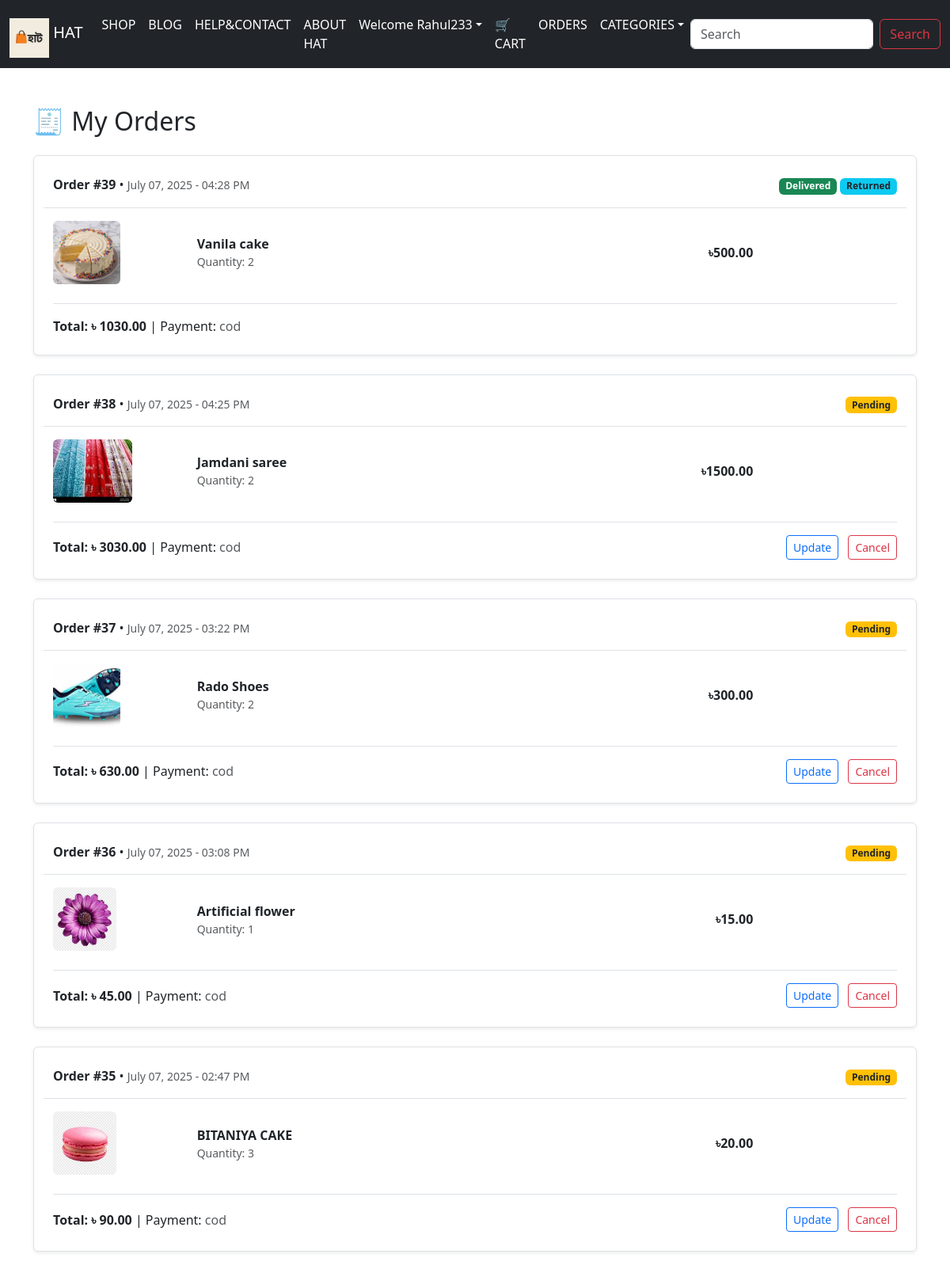
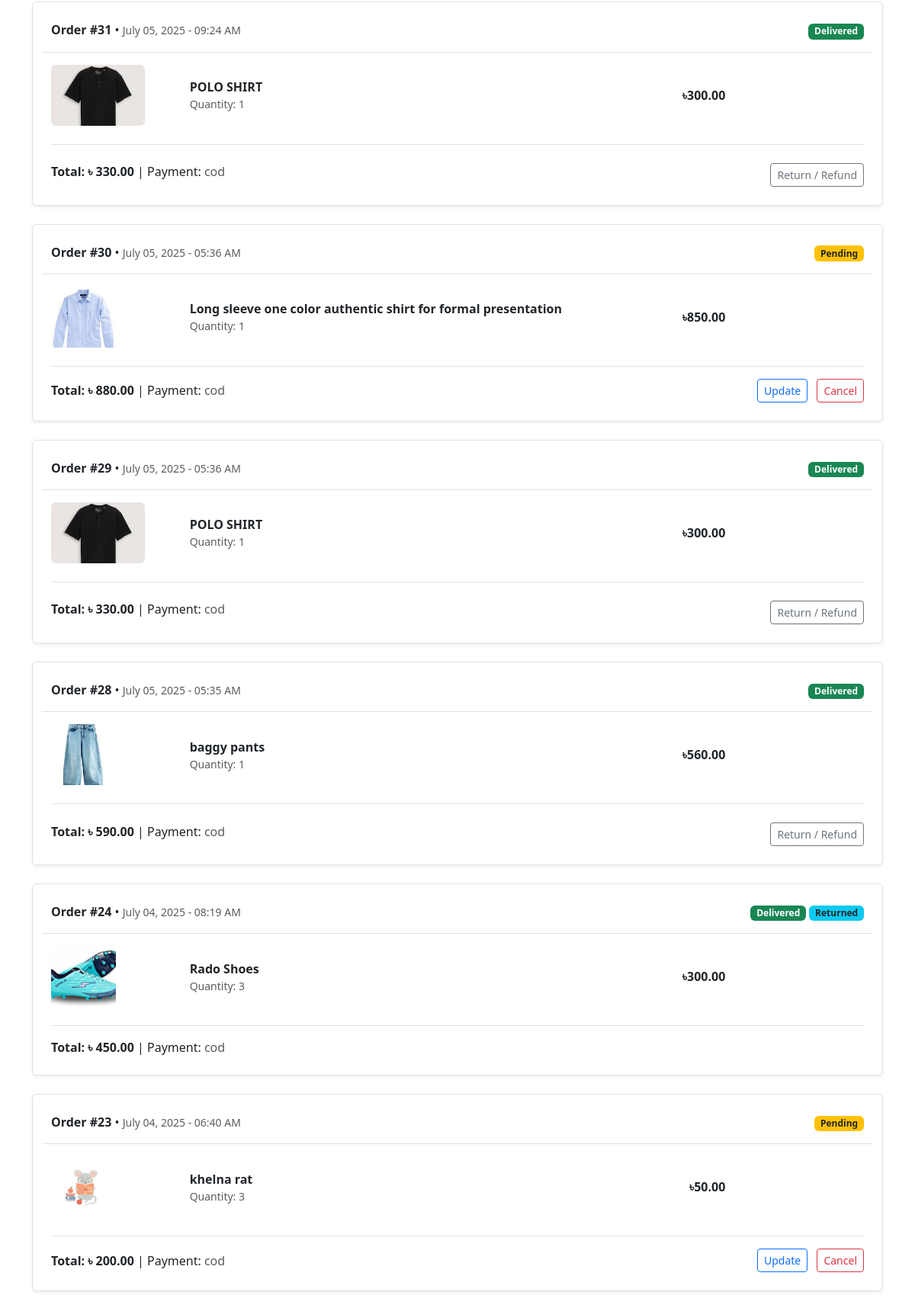
The app's page /my-orders/ (signed in, upper part) with its own data (2 pictures, top to bottom).
### app/models.py (models this page shows, shortened)
class Order(models.Model):
    user = models.ForeignKey(User, on_delete=models.CASCADE)
    shipping_address = models.ForeignKey(ShippingAddress, on_delete=models.SET_NULL, null=True, blank=True)
    created_at = models.DateTimeField(auto_now_add=True)
    address = models.TextField()  # Optional: You may remove this if you always use shipping_address
    payment_method = models.CharField(max_length=20)
    total = models.DecimalField(max_digits=10, decimal_places=2)
    is_cancelled = models.BooleanField(default=False)
    delivery_status = models.CharField(
        max_length=20,
        choices=[('pending', 'Pending'), ('assigned', 'Assigned'), ('delivered', 'Delivered')],
        default='pending')

class OrderItem(models.Model):
    order = models.ForeignKey(Order, on_delete=models.CASCADE, related_name='items')
    product = models.ForeignKey(Product, on_delete=models.CASCADE)
    quantity = models.PositiveIntegerField()

class Product(models.Model):
    title = models.CharField(max_length=200)
    category = models.CharField(max_length=100, default='Uncategorized')
    image = models.ImageField(upload_to='products/')
    original_price = models.DecimalField(max_digits=10, decimal_places=2)
    sale_price = models.DecimalField(max_digits=10, decimal_places=2)
    stock = models.PositiveIntegerField(default=0)
    piece = models.IntegerField(default=0)

### app/views.py (the view)
# urls.py: path('my-orders/', views.order_list, name='order_list'),
@login_required
def order_list(request):
    orders = Order.objects.filter(user=request.user).prefetch_related('items__product').order_by('-created_at')
    for order in orders:
        try:
            order.return_request = ReturnRequest.objects.filter(order=order).order_by('-created_at').first()
        except ReturnRequest.DoesNotExist:
            order.return_request = None
        paid_amount = getattr(order, 'amount_paid', 0) or 0
        order.extra_cod_amount = max(0, order.total - paid_amount)
    delivery_orders = DeliveryOrder.objects.filter(user=request.user, order__in=orders)
    delivery_status_map = {d.order.id: d for d in delivery_orders}
    return render(request, 'order_list.html', {
        'orders': orders,
        'delivery_status_map': delivery_status_map,
    })

### app/templatetags/hasattr_tags.py (called while the page is built)
@register.filter
def hasrel(obj, attr_name):
    return builtins.hasattr(obj, attr_name)

### templates/order_list.html (shortened to what this page needs)
{% extends 'base.html' %}
{% load static %}
{% block body %}
<div class="container my-5">
    <h2 class="mb-4">🧾 My Orders</h2>
    {% if orders %}
        {% for order in orders %}
        <div class="border rounded shadow-sm p-4 mb-4 bg-white">
            <div class="d-flex justify-content-between align-items-center flex-wrap mb-3">
                <div>
                    <strong>Order #{{ order.id }}</strong> •
                    <small class="text-muted">{{ order.created_at|date:"F d, Y - h:i A" }}</small>
                </div>
                <div class="text-end">
                    <span class="badge
                        {% if order.is_cancelled %} bg-danger
                        {% elif order.delivery_status == 'delivered' %} bg-success
                        {% else %} bg-warning text-dark {% endif %}">
                        {% if order.is_cancelled %} Cancelled
                        {% elif order.delivery_status == 'delivered' %} Delivered
                        {% else %} {{ order.delivery_status|title }} {% endif %}
                    </span>
                    {% if order.return_request %}
                        {% if order.return_request.status == 'collected' %}
                            <span class="badge bg-info text-dark">Returned</span>
                        {% elif order.return_request.status == 'cancelled' %}
                            <span class="badge bg-danger">Return Cancelled</span>
                        {% else %}
                            <span class="badge bg-warning text-dark">Return: {{ order.return_request.status|title }}</span>
                        {% endif %}
                    {% endif %}
                </div>
            </div>
            {% for item in order.items.all %}
            <div class="row align-items-center border-top pt-3 pb-2">
                <div class="col-md-2 col-4">
                    <img src="{{ item.product.image.url }}" alt="{{ item.product.title }}" class="img-fluid rounded" style="height: 80px; object-fit: contain;">
                </div>
                <div class="col-md-6 col-8">
                    <a href="{% url 'product_detail' item.product.id %}" class="text-decoration-none text-dark fw-bold">{{ item.product.title }}</a>
                    <div class="text-muted small">Quantity: {{ item.quantity }}</div>
                </div>
                <div class="col-md-2 d-none d-md-block text-end">
                    <div class="fw-bold">৳{{ item.product.sale_price|floatformat:2 }}</div>
                </div>
            </div>
            {% endfor %}
            <div class="d-flex justify-content-between align-items-center pt-3 border-top mt-3 flex-wrap">
                <div>
                    <strong>Total: ৳
                        {% if order.payment_method == 'cod' %}
                            {{ order.extra_cod_amount|default:order.total|floatformat:2 }}
                        {% else %}
                            {{ order.total|floatformat:2 }}
                        {% endif %}
                    </strong> | Payment: <span class="text-muted">{{ order.payment_method }}</span>
                </div>
                <div class="mt-2 mt-md-0">
                    {% if not order.is_cancelled and order.delivery_status != 'delivered' %}
                        <a href="{% url 'update_order' order.id %}" class="btn btn-sm btn-outline-primary me-2">Update</a>
                        <form action="{% url 'cancel_order' order.id %}" method="POST" class="d-inline">
                            <button type="submit" class="btn btn-sm btn-outline-danger">Cancel</button>
                        </form>
                    {% endif %}
                    {% if order.delivery_status == 'delivered' and not order.is_cancelled and not order.return_request %}
                        <button class="btn btn-sm btn-outline-secondary mt-2" data-bs-toggle="collapse" data-bs-target="#returnForm{{ order.id }}">Return / Refund</button>
                    {% endif %}
                </div>
            </div>
        </div>
        {% endfor %}
    {% else %}
        <div class="alert alert-info">You have no orders yet.</div>
    {% endif %}
</div>
{% endblock %}

### templates/base.html (shortened to what this page needs)
{% load static %}
{% load hasattr_tags %}
<!doctype html>
<html lang="en">
  <head>
    <link href="https://cdn.jsdelivr.net/npm/bootstrap@5.3.3/dist/css/bootstrap.min.css" rel="stylesheet">
  </head>
  <body>
    <nav class="navbar navbar-expand-lg navbar-dark bg-dark">
      <div class="container-fluid">
        <a class="navbar-brand" href="/">
          <img src="{% static 'images/logoe.png' %}" alt="Hat Logo" style="height: 50px; margin-top: 10px;"> HAT
        </a>
        <div class="collapse navbar-collapse" id="navbarSupportedContent">
          <ul class="navbar-nav me-auto mb-2 mb-lg-0">
            <li class="nav-item"><a class="nav-link active" href="/">SHOP</a></li>
            <li class="nav-item"><a class="nav-link active" href="/blog">BLOG</a></li>
            <li class="nav-item"><a class="nav-link active" href="/contact">HELP&CONTACT</a></li>
            <li class="nav-item"><a class="nav-link active" href="/about">ABOUT HAT</a></li>
            {% if not request.user.is_authenticated %}
            <li class="nav-item dropdown">
              <a class="nav-link dropdown-toggle active" href="#" role="button" data-bs-toggle="dropdown" aria-expanded="false">New User?</a>
              <ul class="dropdown-menu">
                <li><a class="dropdown-item" href="/login">Login</a></li>
                <li><a class="dropdown-item" href="/signup">SignUp</a></li>
              </ul>
            </li>
            <li class="nav-item dropdown">
              <a class="nav-link dropdown-toggle active" href="#" role="button" data-bs-toggle="dropdown" aria-expanded="false">Delivery Boy?</a>
              <ul class="dropdown-menu">
                <li><a class="dropdown-item" href="{% url 'deliveryboy_login' %}">Login</a></li>
                <li><a class="dropdown-item" href="{% url 'deliveryboy_signup' %}">SignUp</a></li>
              </ul>
            </li>
            {% else %}
            <li class="nav-item dropdown">
              <a class="nav-link dropdown-toggle active" href="#" role="button" data-bs-toggle="dropdown" aria-expanded="false">Welcome {{ request.user }}</a>
            </li>
            <li class="nav-item"><a class="nav-link active" href="{% url 'cart' %}">🛒 CART</a></li>
            <li class="nav-item"><a class="nav-link active" href="/my-orders">ORDERS</a></li>
            <li class="nav-item dropdown">
              <a class="nav-link dropdown-toggle active" href="#" id="navbarDropdown" role="button" data-bs-toggle="dropdown" aria-expanded="false">CATEGORIES</a>
            </li>
            {% endif %}
          </ul>
          <form class="d-flex" action="/search" method="get">
            <input class="form-control me-2" type="search" placeholder="Search" name="search" autocomplete="off">
            <button class="btn btn-outline-danger" type="submit">Search</button>
          </form>
        </div>
      </div>
    </nav>
    {% block body %}{% endblock body %}
  </body>
</html>

### records on screen
Order: id "39", created_at "July 07, 2025 - 04:28 PM", is_cancelled "Delivered", shows "Returned", extra_cod_amount "1030.00", payment_method "cod"
OrderItem: product.image (picture), product "Vanila cake", quantity "2", product.sale_price "500.00"
Order: id "38", created_at "July 07, 2025 - 04:25 PM", delivery_status "Pending", extra_cod_amount "3030.00", payment_method "cod", is_cancelled "Update"
OrderItem: product.image (picture), product "Jamdani saree", quantity "2", product.sale_price "1500.00"
Order: id "37", created_at "July 07, 2025 - 03:22 PM", delivery_status "Pending", extra_cod_amount "630.00", payment_method "cod", is_cancelled "Update"
OrderItem: product.image (picture), product "Rado Shoes", quantity "2", product.sale_price "300.00"
Order: id "36", created_at "July 07, 2025 - 03:08 PM", delivery_status "Pending", extra_cod_amount "45.00", payment_method "cod", is_cancelled "Update"
OrderItem: product.image (picture), product "Artificial flower", quantity "1", product.sale_price "15.00"
Order: id "35", created_at "July 07, 2025 - 02:47 PM", delivery_status "Pending", extra_cod_amount "90.00", payment_method "cod", is_cancelled "Update"
OrderItem: product.image (picture), product "BITANIYA CAKE", quantity "3", product.sale_price "20.00"
Order: id "31", created_at "July 05, 2025 - 09:24 AM", is_cancelled "Delivered", extra_cod_amount "330.00", payment_method "cod"
OrderItem: product.image (picture), product "POLO SHIRT", quantity "1", product.sale_price "300.00"
Order: id "30", created_at "July 05, 2025 - 05:36 AM", delivery_status "Pending", extra_cod_amount "880.00", payment_method "cod", is_cancelled "Update"
OrderItem: product.image (picture), product "Long sleeve one color authentic shirt for formal presentation", quantity "1", product.sale_price "850.00"
Order: id "29", created_at "July 05, 2025 - 05:36 AM", is_cancelled "Delivered", extra_cod_amount "330.00", payment_method "cod"
OrderItem: product.image (picture), product "POLO SHIRT", quantity "1", product.sale_price "300.00"
Order: id "28", created_at "July 05, 2025 - 05:35 AM", is_cancelled "Delivered", extra_cod_amount "590.00", payment_method "cod"
OrderItem: product.image (picture), product "baggy pants", quantity "1", product.sale_price "560.00"
Order: id "24", created_at "July 04, 2025 - 08:19 AM", is_cancelled "Delivered", shows "Returned", extra_cod_amount "450.00", payment_method "cod"
OrderItem: product.image (picture), product "Rado Shoes", quantity "3", product.sale_price "300.00"
Order: id "23", created_at "July 04, 2025 - 06:40 AM", delivery_status "Pending", extra_cod_amount "200.00", payment_method "cod", is_cancelled "Update"
OrderItem: product.image (picture), product "khelna rat", quantity "3", product.sale_price "50.00"

### other values on screen
{{ request.user }} "Rahul233"
